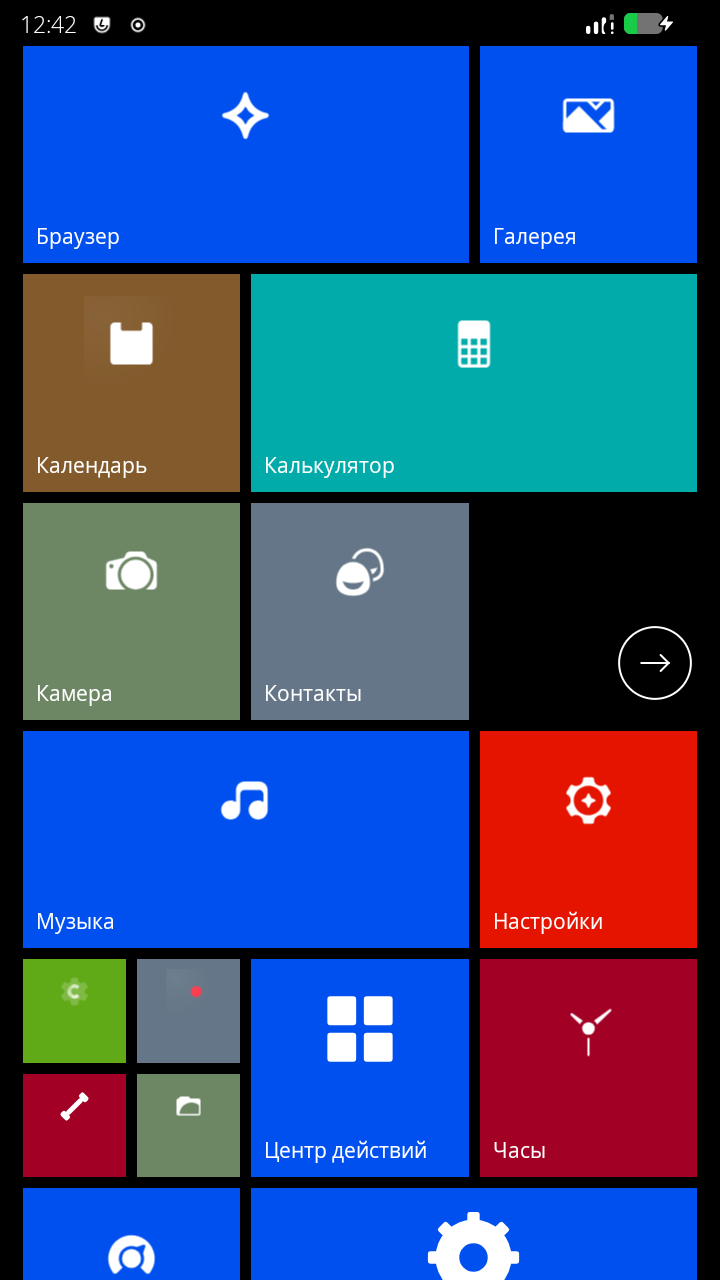
#> input picture evidence/ux-compare/current/k0-start.png, 720 x 1280 px, found by its file name
$ python measure.py
#> lines starting #> are read from the running program, lines starting #| are printed output that depends on the picture; after the words box and inside, x2 and y2 are one past the last pixel; in counts of white or black regions, pixels touching at a corner belong together
#!/usr/bin/env python3
"""Reproduce the parity numbers from the PNGs (PIL + numpy).

    python3 repo/evidence/parity/measure.py

Mockups are 720x1280 at 2.0 px/dp; the device screenshots are 720x1280 at
1.625 px/dp (260 dpi). Lock values are reported as distance from the bottom
because the lock block is bottom-anchored; the screen is 788 dp, not 640.
"""
from PIL import Image
import numpy as np

M, D = 2.0, 1.625
ROOT = "repo/evidence/ux-compare/current/"
MOCK = "mockups/out/"


def load(path):
    return np.array(Image.open(path).convert("RGB")).astype(int)
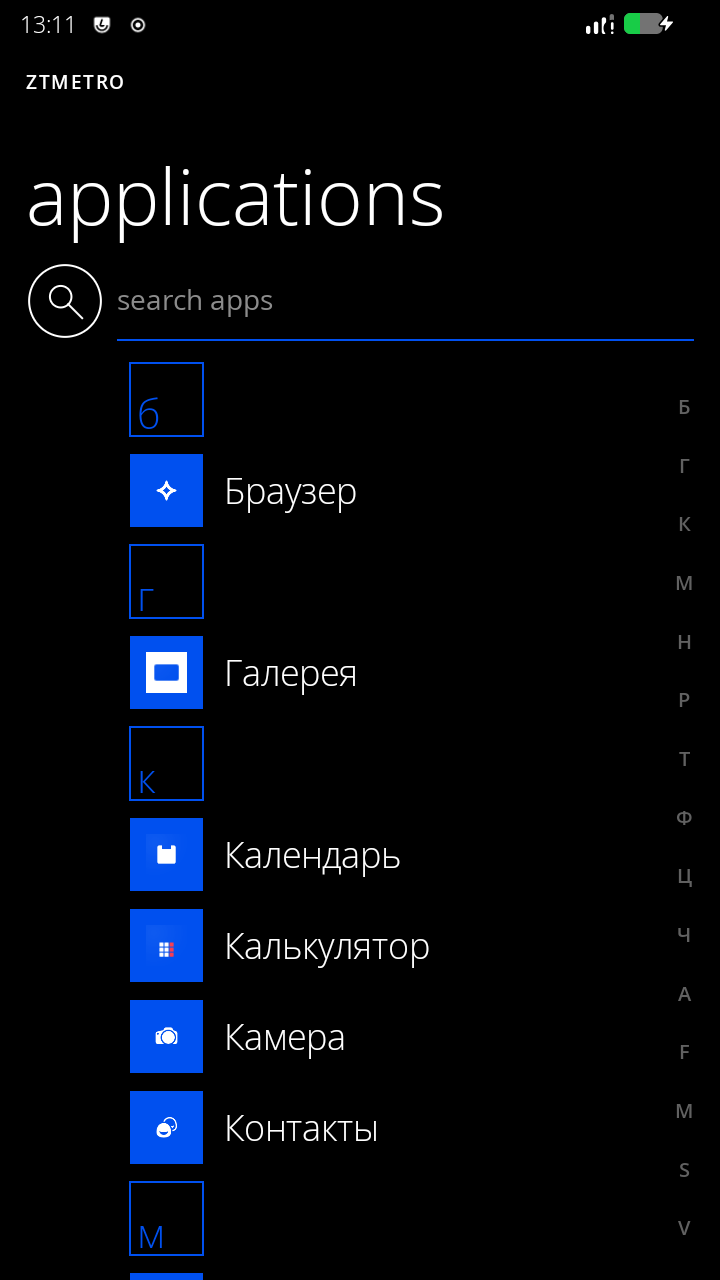
#> input picture evidence/ux-compare/current/p0-apps.png, 720 x 1280 px, found by its file name
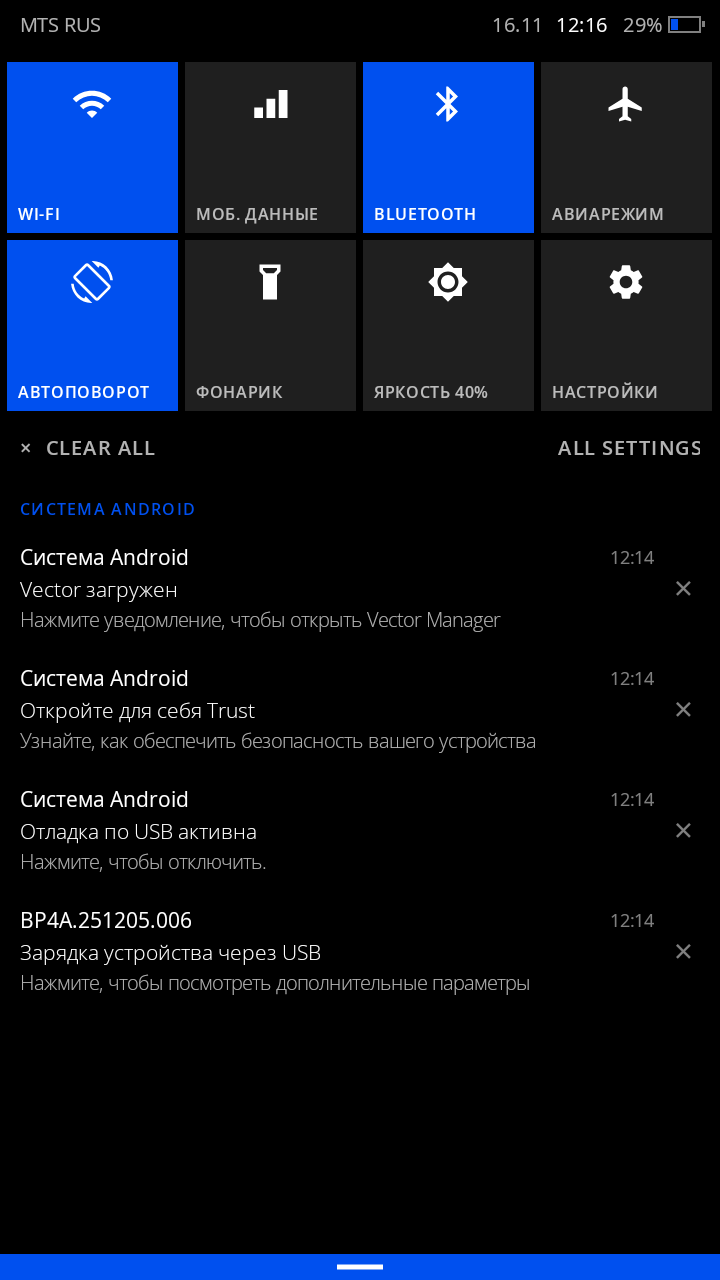
#> input picture evidence/ux-compare/current/d2-action.png, 720 x 1280 px, found by its file name
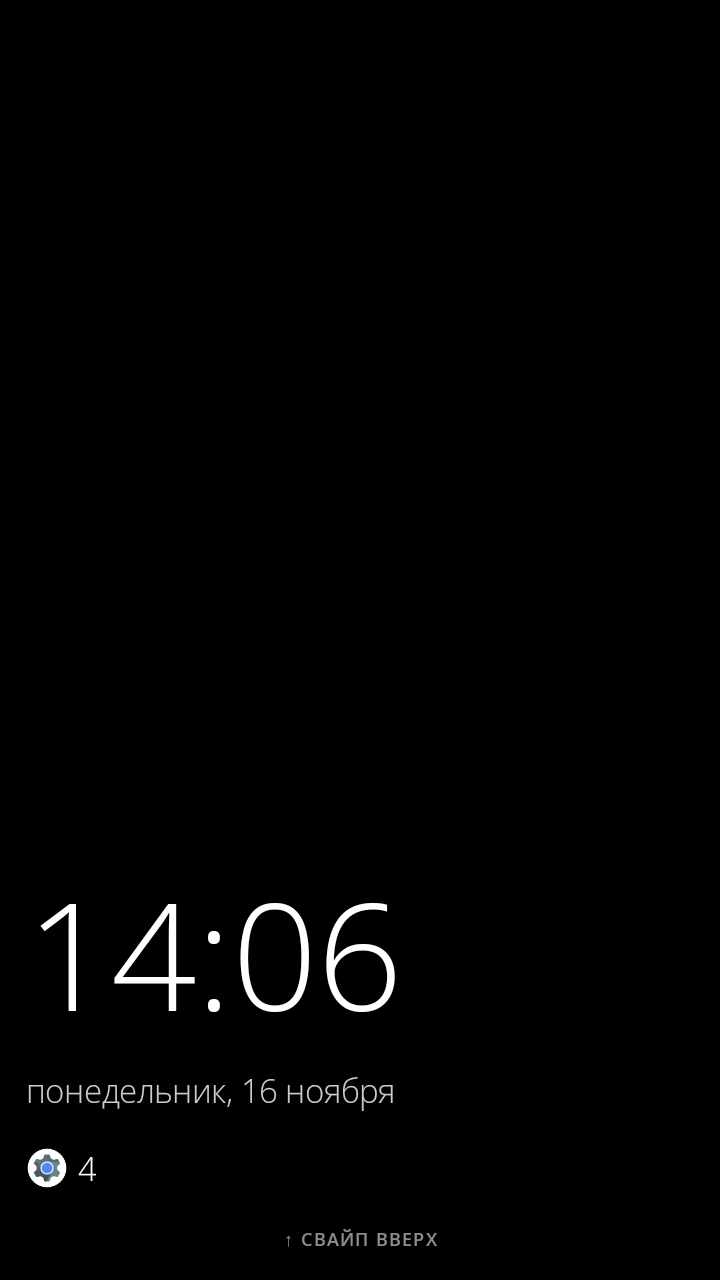
#> input picture evidence/ux-compare/current/cc-lock.png, 720 x 1280 px, found by its file name


def bbox(im, x0, y0, x1, y1, thr=150):
#> called with x0 = 0, y0 = 40, x1 = 500, y1 = 280, thr = 150
    sub = im[y0:y1, x0:x1]
    m = sub.max(axis=2) > thr
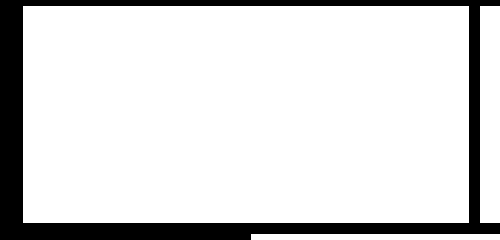
#> m: shape (240, 500) bool; 85.5% white; 1 black region, box (x1, y1, x2, y2) and area: (0, 0, 500, 240) 17384
    ys, xs = np.where(m)
    if len(xs) == 0:
        return None
    return (x0 + xs.min(), y0 + ys.min(), x0 + xs.max(), y0 + ys.max())


def dp(b, f):
    return tuple(round(v / f, 1) for v in b)


def report():
    start = load(ROOT + "k0-start.png")
    a = load(ROOT + "p0-apps.png")
    ac = load(ROOT + "d2-action.png")
    lock = load(ROOT + "cc-lock.png")

    print("START device first tile top px", bbox(start, 0, 40, 500, 280)[1],
          "->", round(bbox(start, 0, 40, 500, 280)[1] / D, 1), "dp")
#| START device first tile top px 46 -> 28.3 dp
    print("APPS caps ink", dp(bbox(a, 0, 60, 700, 110), D))
#> in bbox (call 3), `sub = im[y0:y1, x0:x1]`: sub: shape (50, 700, 3) int64; 131 distinct labels, from 0 to 255
#> in bbox (call 3), `m = sub.max(axis=2) > thr`: m: shape (50, 700) bool; 1.4% white in thin lines or dots, all inside (x1, y1, x2, y2) = (27, 15, 123, 29)
#| APPS caps ink (16.6, 46.2, 75.1, 54.2)
    print("APPS icon square x/width", dp(bbox(a, 115, 440, 215, 540), D))
#> call 4 of bbox, with x0 = 115, y0 = 440, x1 = 215, y1 = 540, thr = 150
#> in bbox (call 4), `m = sub.max(axis=2) > thr`:
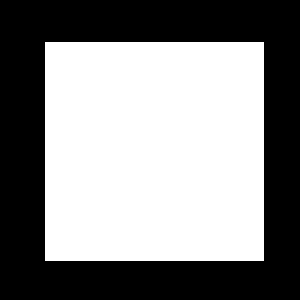
#> m: shape (100, 100) bool (shown 3 times larger); 53.3% white; 1 black region, box (x1, y1, x2, y2) and area: (0, 0, 100, 100) 4671
#> in bbox (call 4), `ys, xs = np.where(m)`: ys = 5329 values from 14 to 86; xs = 5329 values, max 87 at index 72, min 15 at index 0, mean 51
#| APPS icon square x/width (80.0, 279.4, 124.3, 323.7)
    print("AC tile1", dp(bbox(ac, 0, 50, 200, 250), D))
#> in bbox (call 5), `m = sub.max(axis=2) > thr`: m: shape (200, 200) bool; 77.4% white; 1 black region, box (x1, y1, x2, y2) and area: (0, 0, 200, 200) 9034
#| AC tile1 (4.3, 38.2, 122.5, 153.2)
    print("AC details line", dp(bbox(ac, 0, 0, 720, 60), D))
#> in bbox (call 6), `m = sub.max(axis=2) > thr`: m: shape (60, 720) bool; 1.5% white in thin lines or dots, all inside (x1, y1, x2, y2) = (22, 18, 678, 32)
#| AC details line (13.5, 11.1, 416.6, 19.1)
    print("LOCK clock ink", dp(bbox(lock, 0, 800, 720, 1020), D),
          "from bottom", round((1280 - bbox(lock, 0, 800, 720, 1020)[3]) / D, 1))
#> in bbox (call 7), `sub = im[y0:y1, x0:x1]`: sub: shape (220, 720, 3) int64; 223 distinct labels, from 0 to 255
#> in bbox (call 7), `m = sub.max(axis=2) > thr`:
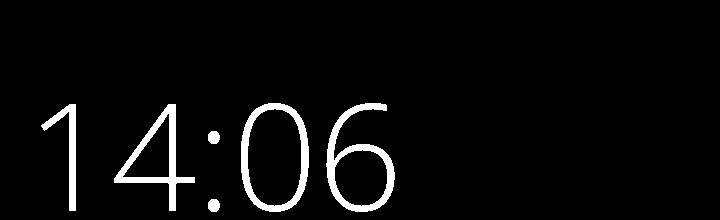
#> m: shape (220, 720) bool; 4.3% white; 6 white regions, box (x1, y1, x2, y2) and area: (326, 103, 395, 212) 1971, (241, 103, 309, 212) 1896, (114, 104, 195, 211) 1726, (41, 104, 76, 211) 964, (208, 131, 220, 144) 130, (208, 199, 220, 212) 130
#> in bbox (call 7), `ys, xs = np.where(m)`: ys = 6817 values from 103 to 211; xs = 6817 values, max 394 at index 4226, min 41 at index 1440, mean 237.5
#| LOCK clock ink (25.2, 555.7, 242.5, 622.2) from bottom 165.5
    print("LOCK hint ink", dp(bbox(lock, 0, 1200, 720, 1280, 100), D))
#> in bbox (call 9), `sub = im[y0:y1, x0:x1]`: sub: shape (80, 720, 3) int64; 113 distinct labels, from 0 to 140
#> in bbox (call 9), `m = sub.max(axis=2) > thr`:
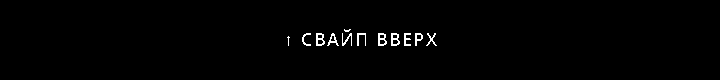
#> m: shape (80, 720) bool; 1% white in thin lines or dots, all inside (x1, y1, x2, y2) = (287, 29, 437, 46)
#> in bbox (call 9), `ys, xs = np.where(m)`: ys = 597 values from 29 to 45; xs = 597 values, max 436 at index 596, min 287 at index 203, mean 367.4
#| LOCK hint ink (176.6, 756.3, 268.3, 766.2)


if __name__ == "__main__":
    report()
